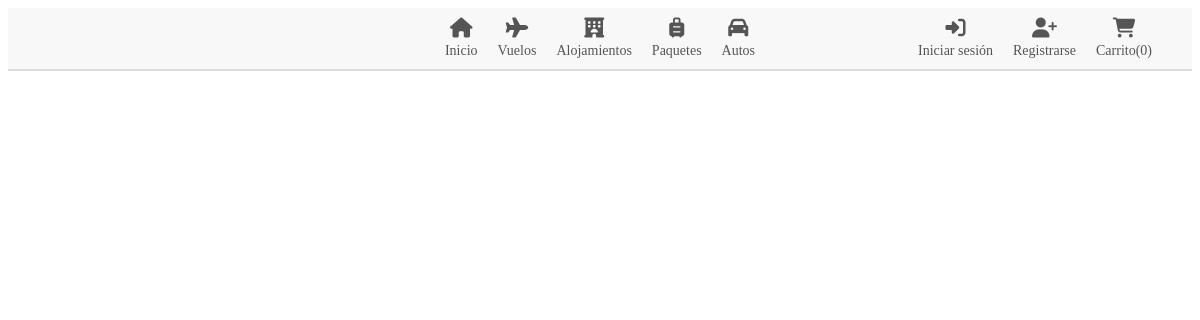
The app's page /alojamientos.php, older data.
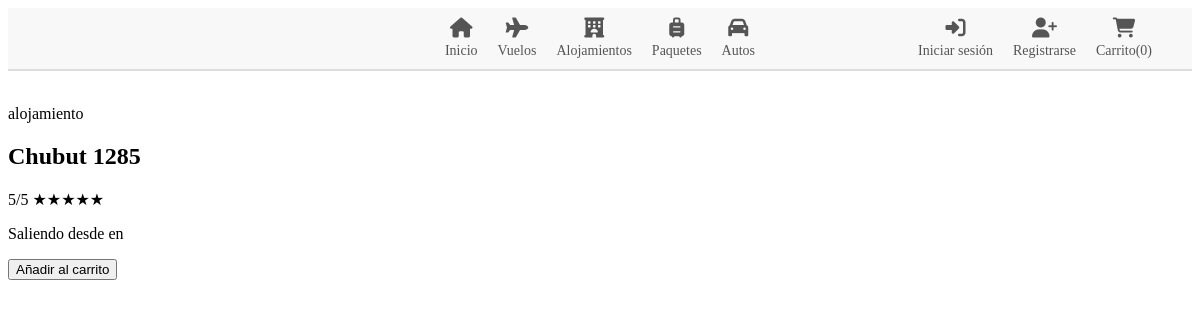
The same page, newer data.
### tables this page shows
CREATE TABLE `alojamiento` (
  `id` int(10) NOT NULL,
  `nombre` varchar(30) NOT NULL,
  `imagen` varchar(255) DEFAULT NULL,
  `direccion` varchar(50) DEFAULT NULL,
  `fecha_ingreso` date DEFAULT NULL,
  `fecha_salida` date DEFAULT NULL,
  `capacidad` enum('individual','2 personas','4 personas') DEFAULT NULL,
  `seguro` int(10) DEFAULT NULL,
  `precio` decimal(10,0) DEFAULT NULL,
  `duracion` varchar(30) NOT NULL,
  `calificacion` int(5) NOT NULL,
  `estrellas` int(5) NOT NULL
);

### alojamientos.php (the view, shortened to what this page needs)
<?php
include 'conexion.php';
?>
<!DOCTYPE html>
<html lang="es">
<head>
  <link rel="stylesheet" href="https://cdnjs.cloudflare.com/ajax/libs/font-awesome/6.5.0/css/all.min.css">
</head>
<body>
    <nav>
    <nav>
  <div class="navbar">
  <div class="nav-links">
    <a href="index.php" class="nav-item">
      <i class="fas fa-house"></i>
      Inicio
    </a>
    <a href="vuelos.php" class="nav-item active">
      <i class="fas fa-plane"></i>
      Vuelos
    </a>
    <a href="alojamientos.php" class="nav-item">
      <i class="fas fa-hotel"></i>
      Alojamientos
    </a>
    <a href="paquetes.php" class="nav-item">
      <i class="fas fa-suitcase-rolling"></i>
      Paquetes
    </a>
    <a href="autos.php" class="nav-item">
      <i class="fas fa-car"></i>
      Autos
    </a>
  </div>
  <div class="navbar-right">
    <?php if (isset($_SESSION['usuario'])): ?>
      <a href="cerrar_sesion.php" class="nav-item">
        <i class="fas fa-right-from-bracket"></i>
        Cerrar sesión
      </a>
    <?php else: ?>
      <a href="inicio_sesion.php" class="nav-item">
        <i class="fas fa-right-to-bracket"></i>
        Iniciar sesión
      </a>
      <a href="crear_cuenta.php" class="nav-item">
        <i class="fas fa-user-plus"></i>
        Registrarse
      </a>
    <?php endif; ?>
    <a href="#" class="nav-item cart">
      <i class="fas fa-shopping-cart"></i>
      Carrito(0)
    </a>
  </div>
</div>
  </nav>
  <?php
  $sql = "SELECT * FROM alojamiento";
  $listaalojamientos = mysqli_query($conexion, $sql);
  $listaDatos = mysqli_fetch_all($listaalojamientos, MYSQLI_ASSOC);
  ?>
  <div class="cards-container">
    <?php foreach ($listaDatos as $alojamientos) { ?>
  <div class="card">
    <div class="card-img">
    </div>
    <div class="card-content">
      <p class="package-label">alojamiento</p>
      <h2 class="direccion"><?php echo $alojamientos['direccion']; ?></h2>
      <div class="rating">
        <span class="score"><?php echo $alojamientos['calificacion']; ?>/5</span>
        <span class="stars">
          <?php
          for ($i = 0; $i < intval($alojamientos['estrellas']); $i++) {
            echo "★";
          }
          ?>
        </span>
      </div>
      <p class="departure">Saliendo desde <?php echo $alojamientos['lugar_de_salida']; ?> en <?php echo $alojamientos['metodo_de_transporte']; ?></p>
      <div class="price-section">
        <form method="post">
          <input type="submit" value="Añadir al carrito" name="añadir">
        </form>
      </div>
    </div>
  </div>
<?php } ?>
  </div>
</body>
</html>

Row changes from the older to the newer data that the page shows:
added alojamiento: direccion "Chubut 1285", calificacion "5", estrellas 5 (drawn)
